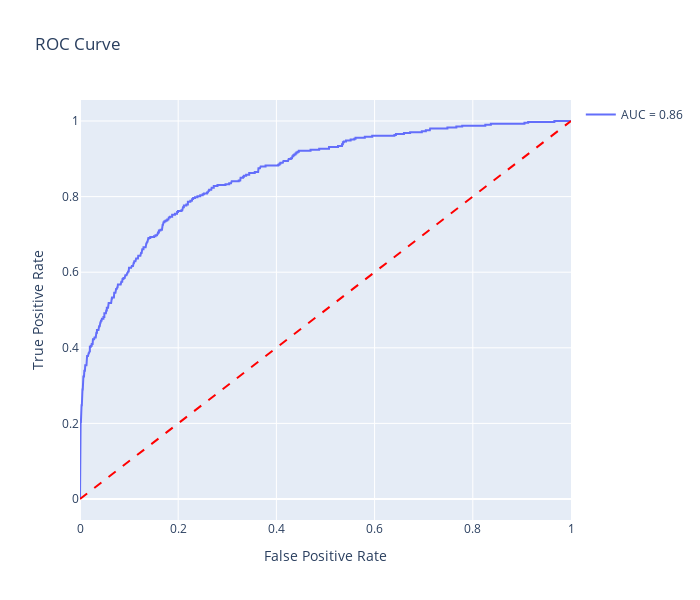

Write notebook code for a chart like this one.
### Markdown cell above
Evaluating a machine learning model on a separate dataset (not the training data) is vital. This process helps detect overfitting (where the model learns training data quirks instead of general patterns), assesses the model's ability to generalize to new, unseen data, ensures robustness (consistent performance across varied data), and helps avoid bias present in the training data. Essentially, it provides a more realistic measure of real-world performance.

### Code cell
evaluator = ModelEvaluator(
    y_true=y_test,
    y_pred=random_search.predict(X_test),
    y_proba=random_search.predict_proba(X_test)[:, 1]
)

# Display scores
evaluator.display_scores()

# Plot the confusion matrix
evaluator.plot_confusion_matrix()

# Plot the ROC curve
evaluator.plot_roc_curve()

### Figure 1 — Plotly figure (JSON) as saved in the notebook; plotly's stock layout.template omitted (floating-point values rounded to 4 significant figures; data arrays with more than 128 entries replaced by an {"elided": "..."} marker saying what was removed)
{"data": [{"mode": "lines", "name": "AUC = 0.86", "type": "scatter", "x": {"elided": "418 float values"}, "y": {"elided": "418 float values"}}, {"line": {"color": "red", "dash": "dash"}, "mode": "lines", "showlegend": false, "type": "scatter", "x": [0, 1], "y": [0, 1]}], "layout": {"autosize": false, "height": 600, "showlegend": true, "title": {"text": "ROC Curve"}, "width": 700, "xaxis": {"title": {"text": "False Positive Rate"}}, "yaxis": {"title": {"text": "True Positive Rate"}}}}
